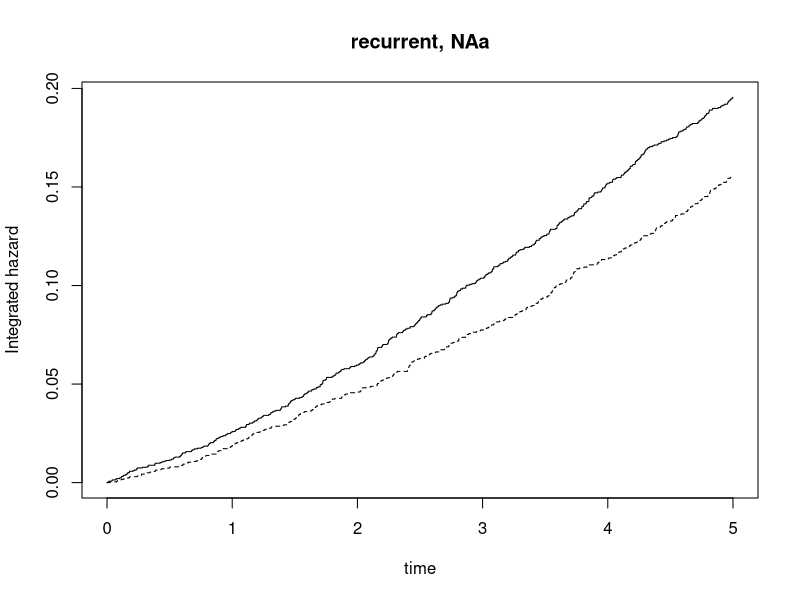
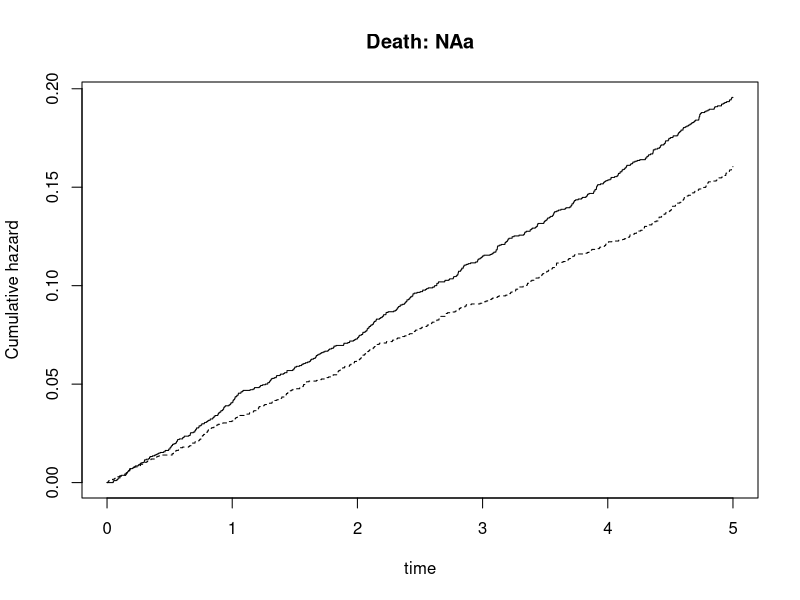
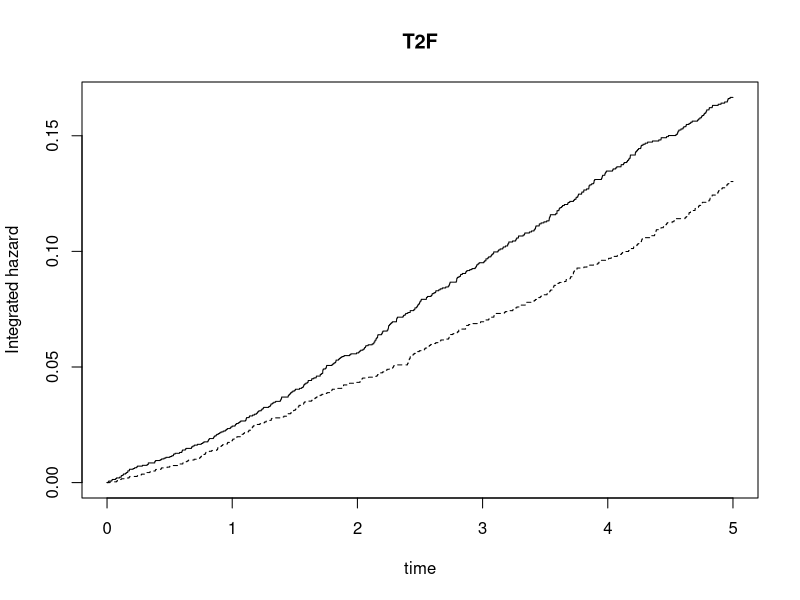
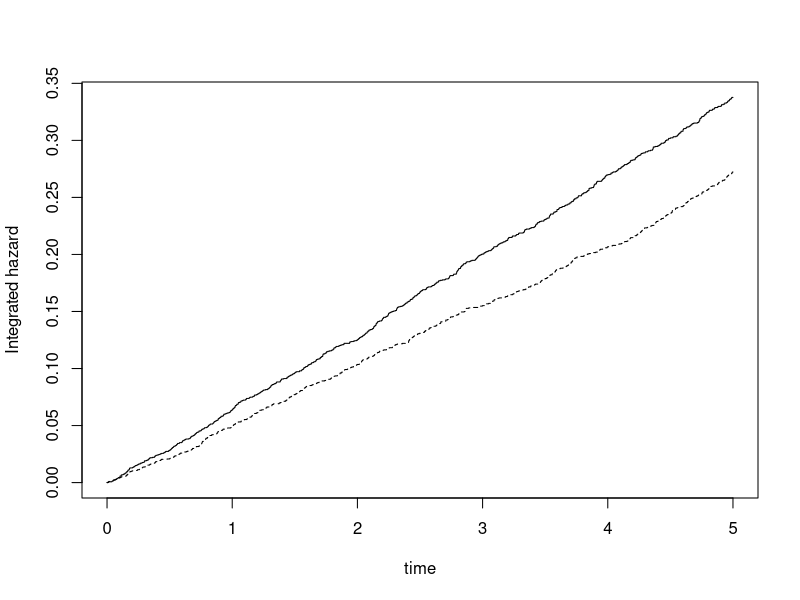

Generate these figures, in order, with R:
library(survival)
rr<-read.csv("rr.csv")
View(rr) # id=172
with(rr,table(status))
with(rr,table(eventno))

#######################################################################
## Intensities
# 1. Nelson-Aalen for recurrent
plot(survfit(Surv(start,stop,status==1)~treat,data=rr),main="recurrent, NAa",
     fun="cumhaz",lty=1:2, xlab="time",ylab="Integrated hazard")

# 2. AG model
coxph(Surv(start,stop,status==1) ~ treat,data=rr)

# 3. AG model given previous event
coxph(Surv(start,stop,status==1) ~ treat+I(eventno>0), data=rr)

# 4. Death
# Nelson-Aalen
plot(survfit(Surv(start,stop,status==2)~treat,data=rr),fun="cumhaz",lty=1:2,
     main="Death: NAa",xlab="time",ylab="Cumulative hazard")
# Cox
coxph(Surv(start,stop,status==2)~treat,data=rr)

# 5. Time to first
# NA time to first event
t2fna<-survfit(Surv(start,stop,status==1)~treat,
               data=subset(rr,eventno==0))
plot(t2fna,lty=1:2,fun="cumhaz",xlab="time",ylab="Integrated hazard",main="T2F")
# Cox model time to first event
coxph(Surv(start,stop,status==1)~treat, data=subset(rr,eventno==0))
# Compare SD to AG model
coxph(Surv(start,stop,status==1) ~ treat, data=rr)

# Time to first composite
# NA
plot(survfit(Surv(start,stop,status>0)~treat,data=subset(rr,eventno==0))
     ,lty=1:2,fun="cumhaz",xlab="time",ylab="Integrated hazard")
# Cox
coxph(Surv(start,stop,status>0) ~treat, data=subset(rr,eventno==0))

### PWP models:
coxph(Surv(start,stop,status>0) ~treat+strata(eventno), data=rr)
coxph(Surv(start,stop,status>0) ~treat*strata(eventno), data=rr)


